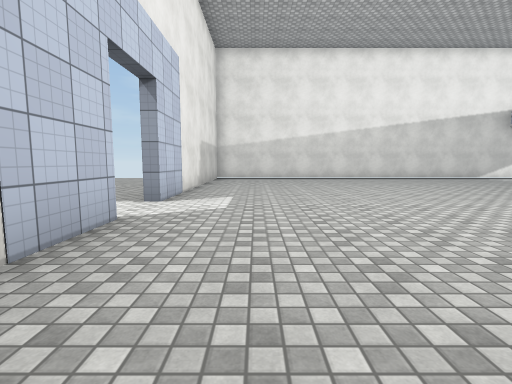
View 1 (above)

17 first-person views from a walk through a 3-D level made in the Unity game engine. The camera is 1.3 m above the floor, tilts 6° down and sees 85° across. Doors are open. The floor is counted in squares, 2 m on a side. Each view is taken from the middle of a square. On the plan, view 1 faces up. The plan holds only what a view shows up to about 9 squares ahead; the rest is blank. The place goes on beyond the plan. The player is left out. Surface patterns are stand-ins for the level's own textures.

View 2
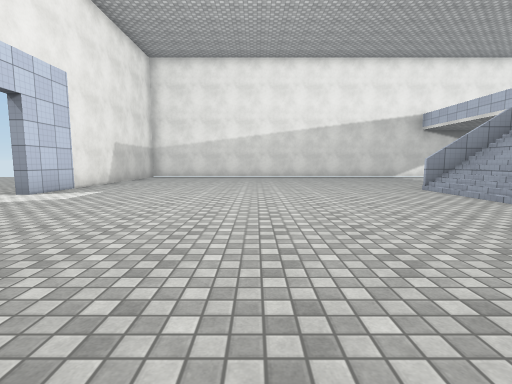

View 3
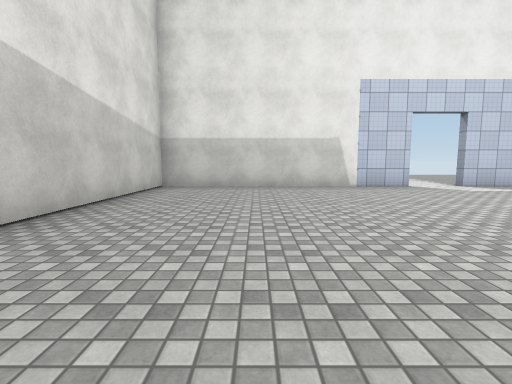

View 4
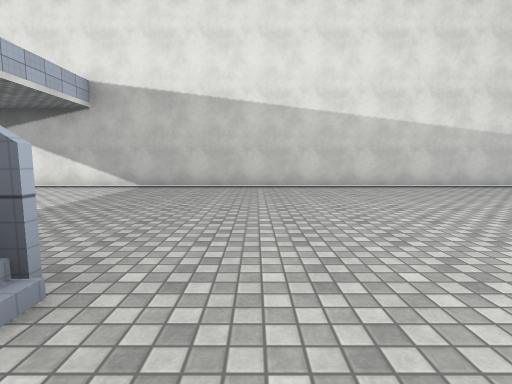

View 5
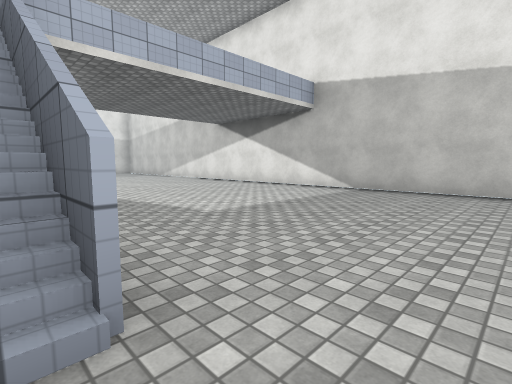

View 6
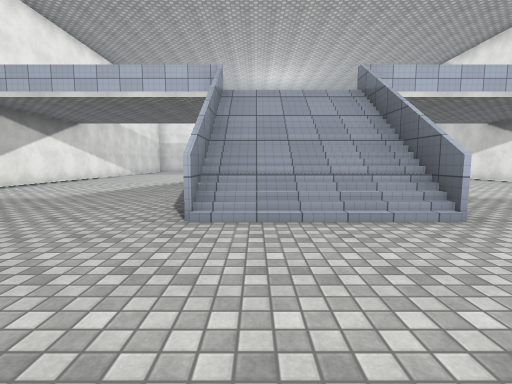

View 7
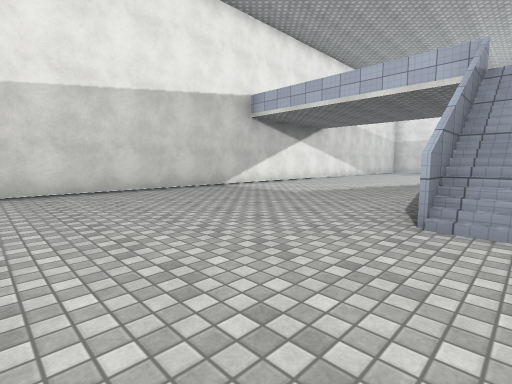

View 8
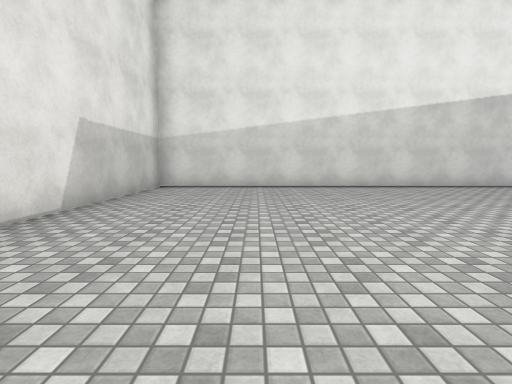

View 9
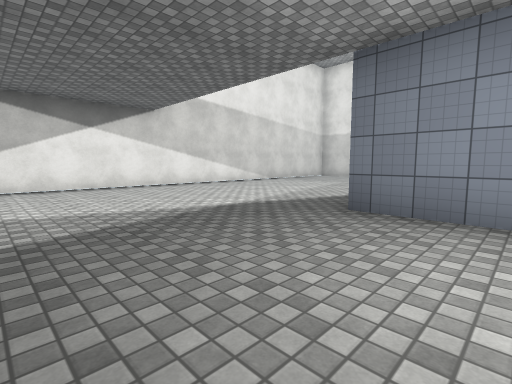

View 10
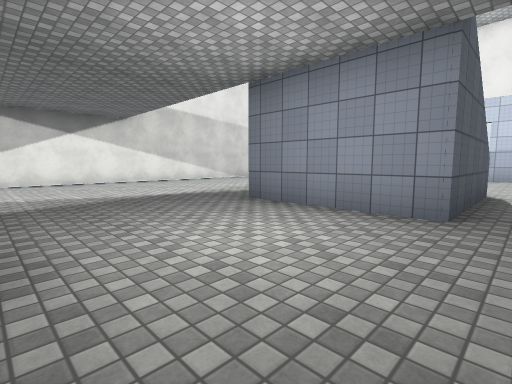

View 11
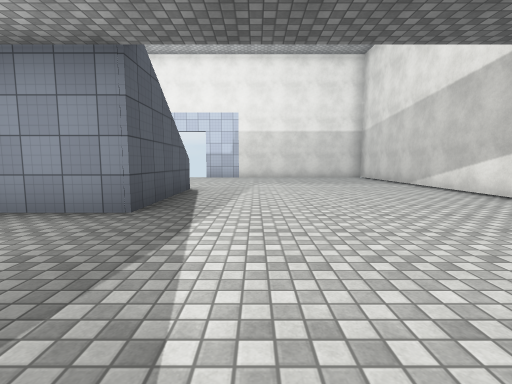

View 12
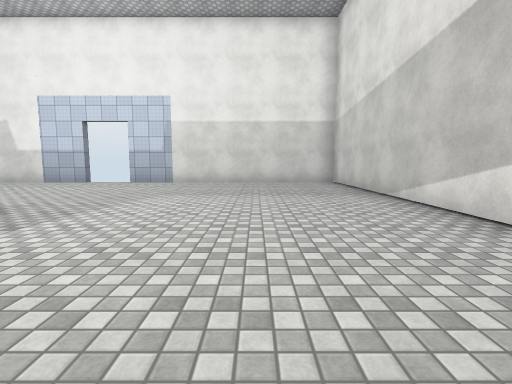

View 13
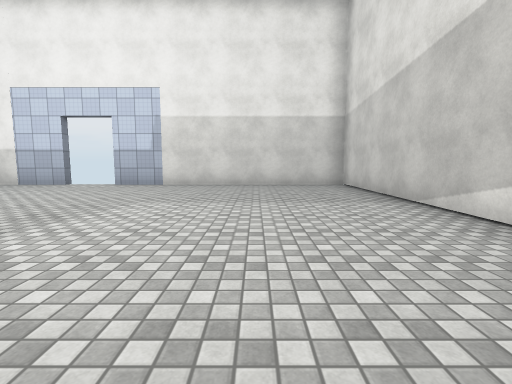

View 14
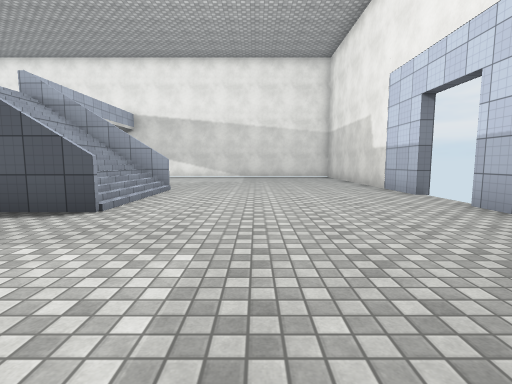

View 15
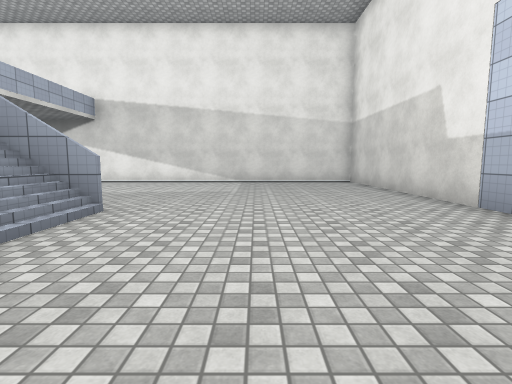

View 16
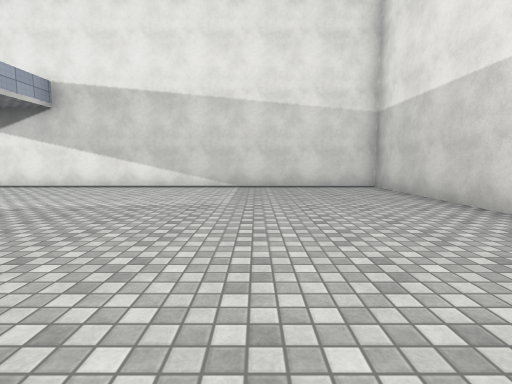

View 17
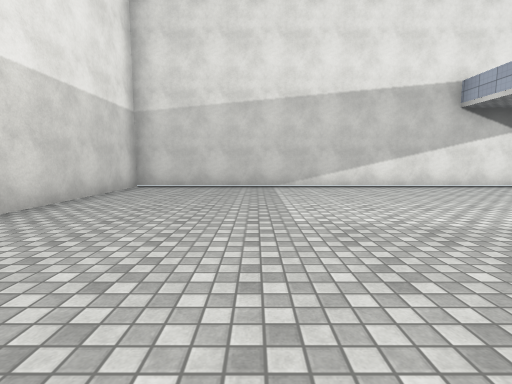

### Floor plan
Key: @ floor where view 1 was taken; # wall or solid block; x gap in a wall; . floor; / step, stairs or slope; D open door; = window, fence, low wall or low ledge.
Columns run from 4 left of view 1 to 24 right of it. Each row starts with its distance up from view 1.
 12   ###########################
 11   #.........................#
 10   #.........................#
  9   #.........................#
  8 ..#.........................#
  7 ..#.........................#
  6  .#......../#x#....###/.....#
  5  .#......../////...////.....#
  4  .D......../////...////....D
  3   #........=###....###/.....
  2   #.........................#
  1   #.........................#
  0   #.@.......................#
 -1   #.........................#
 -2   #.........................#
 -3   #.........................#
 -4   ###########################

Where each view was taken, in squares from view 1:
view 1: 0 up, 0 right, facing up
view 2: 1 down, 3 right, facing up
view 3: 1 down, 6 right, facing left
view 4: 4 up, 6 right, facing down
view 5: 3 up, 6 right, facing down-right
view 6: 5 up, 4 right, facing right
view 7: 5 up, 4 right, facing up-right
view 8: 4 up, 1 right, facing up
view 9: 4 up, 11 right, facing up-right
view 10: 2 up, 11 right, facing up-right
view 11: 1 up, 11 right, facing right
view 12: 1 down, 14 right, facing right
view 13: 1 down, 15 right, facing right
view 14: 1 down, 20 right, facing up
view 15: 2 up, 20 right, facing up
view 16: 4 up, 20 right, facing up
view 17: 4 up, 20 right, facing down
